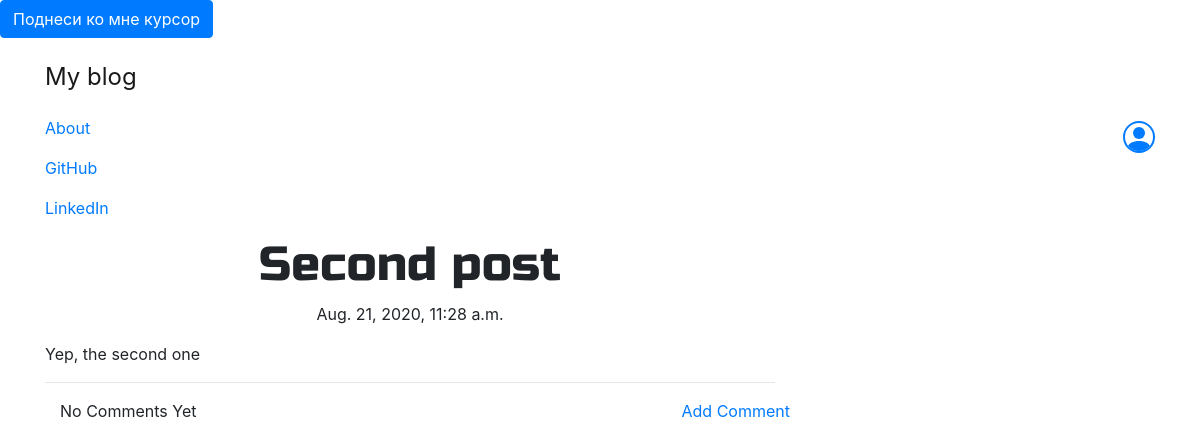
The app's page /post/2/ with its own data.
### myblog/models.py (models this page shows, shortened)
class Post(models.Model):
    author = models.ForeignKey('auth.User', on_delete=models.CASCADE)
    title = models.CharField(max_length=200)
    text = models.TextField()
    create_date = models.DateTimeField(default=timezone.now) #не выполняем функцию, а апередаем ее. А то выполнится вот прям щас, а не в момент создания поста
    published_date = models.DateTimeField(blank=True, null=True)

### myblog/views.py (the view)
# urls.py: path('post/<int:pk>/', views.PostDetailView.as_view(), name='post_detail'),
class PostDetailView(DetailView):
    model = Post

### myblog/template/myblog/post_detail.html (shortened to what this page needs)
{% extends 'myblog/base.html' %}
{% block content %}
    <h1 class='posttitle loader'>{{ post.title }}</h1>
    {% if post.published_date %}
        <div class='date postdate'>
            {{ post.published_date }}
        </div>
    {% else %}
    <a class='btn btn-default'href="{% url 'post_publish' pk=post.pk %}">Publish</a>
    {% endif %}
    <p class='postcontent'>{{ post.text|safe|linebreaksbr }}</p>
    <hr>
    <a class='brn brn-primary btn-comment' href="{% url 'add_comment_to_post' pk=post.pk %}">Add Comment</a>
    <div class='container'>
        {% for comment in post.comments.all %}
        <br>
            {% if user.is_authenticated or comment.approved_comment %}
            {{ comment.create_date }}
                {% if not comment.approved_comment %}
                <a class='btn btn-default' href="{% url 'comment_approve' pk=comment.pk%}">
                    <svg width="1.5em" height="1.5em" viewBox="0 0 16 16" class="bi bi-shield-check" fill="currentColor" xmlns="http://www.w3.org/2000/svg">
                        <path fill-rule="evenodd" d="M5.443 1.991a60.17 60.17 0 0 0-2.725.802.454.454 0 0 0-.315.366C1.87 7.056 3.1 9.9 4.567 11.773c.736.94 1.533 1.636 2.197 2.093.333.228.626.394.857.5.116.053.21.089.282.11A.73.73 0 0 0 8 14.5c.007-.001.038-.005.097-.023.072-.022.166-.058.282-.111.23-.106.525-.272.857-.5a10.197 10.197 0 0 0 2.197-2.093C12.9 9.9 14.13 7.056 13.597 3.159a.454.454 0 0 0-.315-.366c-.626-.2-1.682-.526-2.725-.802C9.491 1.71 8.51 1.5 8 1.5c-.51 0-1.49.21-2.557.491zm-.256-.966C6.23.749 7.337.5 8 .5c.662 0 1.77.249 2.813.525a61.09 61.09 0 0 1 2.772.815c.528.168.926.623 1.003 1.184.573 4.197-.756 7.307-2.367 9.365a11.191 11.191 0 0 1-2.418 2.3 6.942 6.942 0 0 1-1.007.586c-.27.124-.558.225-.796.225s-.526-.101-.796-.225a6.908 6.908 0 0 1-1.007-.586 11.192 11.192 0 0 1-2.417-2.3C2.167 10.331.839 7.221 1.412 3.024A1.454 1.454 0 0 1 2.415 1.84a61.11 61.11 0 0 1 2.772-.815z"/>
                        <path fill-rule="evenodd" d="M10.854 6.146a.5.5 0 0 1 0 .708l-3 3a.5.5 0 0 1-.708 0l-1.5-1.5a.5.5 0 1 1 .708-.708L7.5 8.793l2.646-2.647a.5.5 0 0 1 .708 0z"/>
                    </svg>
                </a>
            <a class='btn btn-default' href="{% url 'comment_remove' pk=comment.pk %}">
                <svg width="1.5em" height="1.5em" viewBox="0 0 16 16" class="bi bi-trash" fill="currentColor" xmlns="http://www.w3.org/2000/svg">
                    <path d="M5.5 5.5A.5.5 0 0 1 6 6v6a.5.5 0 0 1-1 0V6a.5.5 0 0 1 .5-.5zm2.5 0a.5.5 0 0 1 .5.5v6a.5.5 0 0 1-1 0V6a.5.5 0 0 1 .5-.5zm3 .5a.5.5 0 0 0-1 0v6a.5.5 0 0 0 1 0V6z"/>
                    <path fill-rule="evenodd" d="M14.5 3a1 1 0 0 1-1 1H13v9a2 2 0 0 1-2 2H5a2 2 0 0 1-2-2V4h-.5a1 1 0 0 1-1-1V2a1 1 0 0 1 1-1H6a1 1 0 0 1 1-1h2a1 1 0 0 1 1 1h3.5a1 1 0 0 1 1 1v1zM4.118 4L4 4.059V13a1 1 0 0 0 1 1h6a1 1 0 0 0 1-1V4.059L11.882 4H4.118zM2.5 3V2h11v1h-11z"/>
                </svg>
            </a>
                {% endif %}
                <p>{{ comment.text|safe|linebreaks }}</p>
                <p>Posted by: {{ comment.author }}</p>
            {% endif %}
            {% empty %}
            <p>No Comments Yet</p>
        {% endfor %}
    </div>
{% endblock %}

### myblog/static/css/blog.css (style rules this page uses)
.postdate { text-align: center; }
.posttitle { font-family: 'Russo One', sans-serif; font-size: 3em; text-align: center; }
.postcontent { font-family: 'Montserrat', sans-serif; font-size: 1.5em; }
.btn-comment { position: absolute; right: 0px; }
.loader { filter: hue-rotate(0deg); color: linear-gradient(45deg,#0f8,#08f); animation: hue 5000ms infinite linear; }

### records on screen
Post: title "Second post", published_date "Aug. 21, 2020, 11:28 a.m.", text "Yep, the second one"
